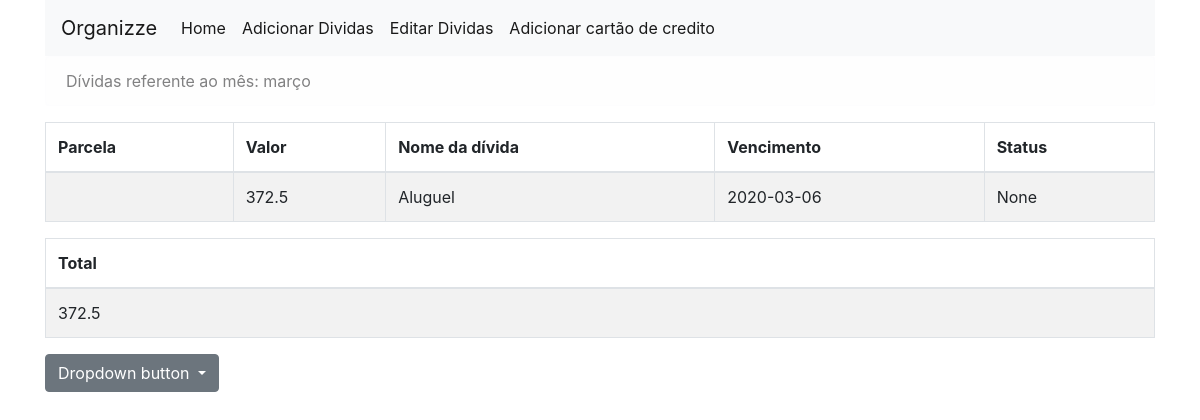
Before: / with the older database file.
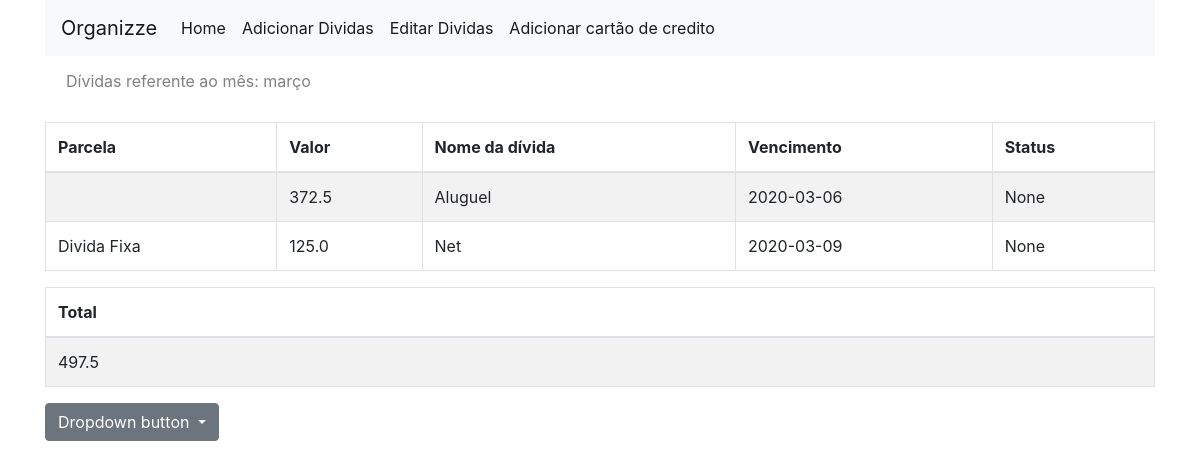
After: the same page with the newer database file.
### tables this page shows
CREATE TABLE "dados" (
	"nome"	TEXT,
	"parcelas"	INTEGER,
	"valor"	TEXT,
	"vencimento"	TEXT,
	"status"	TEXT,
	"fixa"	TEXT,
	"id_divida"	INTEGER
);

### Flask_app.py (the view)
@app.route('/',methods=['POST','GET'])
def index():
    form = fields()
    name = conn.select_db()
    msg = 'Dívidas referente ao mês: '+ funcoes.meses(name[2])
    return render_template('home.html', form=form, msg=msg, names=name[0], total=name[1])

### conn.py (called while the page is built)
def select_db():
    with sql.connect("database.db") as con:
        cur = con.cursor()
        mes = str(datetime.datetime.now().month).zfill(2)
        cur.execute("SELECT * FROM dados")
        dados = cur.fetchall()
        cur.execute("SELECT * FROM dados_cartao")
        dados_mes = [x for x in dados if x[3][5:7] == mes]
        total = str(sum([float(x[2]) for x in dados_mes]))
    return [dados_mes, total, mes]

### funcoes.py (called while the page is built)
def meses(numero_mes):
    dict_meses = {
        '01': 'janeiro',
        '02': 'fevereiro',
        '03': 'março',
        '04': 'abril',
        '05': 'maio',
        '06': 'junho',
        '07': 'julho',
        '08': 'agosto',
        '09': 'setembro',
        '10': 'outubro',
        '11': 'novembro',
        '12': 'dezembro'
    }
    return dict_meses[numero_mes]

### templates/home.html (shortened to what this page needs)
<!DOCTYPE html>
<link rel="stylesheet" href="https://maxcdn.bootstrapcdn.com/bootstrap/4.0.0/css/bootstrap.min.css"><script src="//ajax.googleapis.com/ajax/libs/jquery/1.9.1/jquery.min.js"></script>
<html>
	<body>
		<div class="container h-100">
			<div class="col-md-15 col-md-offset-15">
				<nav class="navbar navbar-expand-lg navbar-light bg-light">
				  <a class="navbar-brand" href="#">Organizze</a>
				  <div class="collapse navbar-collapse" id="navbarNavAltMarkup">
					<div class="navbar-nav">
					  <a class="nav-item nav-link active" href="#">Home <span class="sr-only">(current)</span></a>
					  <a class="nav-item nav-link active" href="/add_divida">Adicionar Dividas</a>
					  <a class="nav-item nav-link active" href="/edit_divida">Editar Dividas</a>
					  <a class="nav-item nav-link active" href="/add_card">Adicionar cartão de credito</a>
					</div>
				  </div>
				</nav>
				<div class="alert alert-light" role="alert"> {{ msg }} </div>
				<table id="example" class="table table-striped table-bordered">
					<thead>
						<tr>
						  <th scope="col">Parcela</th>
						  <th scope="col">Valor</th>
						  <th scope="col">Nome da dívida</th>
						  <th scope="col">Vencimento</th>
						  <th scope="col">Status</th>
						</tr>
					</thead>
					<tbody>
						{% for name in names %}
							<tr>
							  <td>{{name[1]}}</td>
							  <td>{{name[2]}}</td>
							  <td>{{name[0]}}</td>
							  <td>{{name[3]}}</td>
							  <td>{{name[4]}}</td>
							</tr>
						{% endfor %}
					</tbody>
				</table>
				<table class="table table-striped table-bordered">
				<thead>
					<tr>
					  <th scope="col">Total</th>
					</tr>
				</thead>
				<tbody>
						<tr>
						  <td>{{total}}</td>
						</tr>
				</tbody>
				</table>
				<div class="dropdown">
				<button class="btn btn-secondary dropdown-toggle" type="button" id="dropdownMenuButton" data-toggle="dropdown" aria-haspopup="true" aria-expanded="false">
					Dropdown button
				</button>
				</div>
			</div>
		</div>
	</body>
</html>

Changed rows visible on the page:
added dados: parcelas "Divida Fixa", valor "125.0", nome "Net", vencimento "2020-03-09", name "None"
Other visible differences:
{{ total }}: "372.5" → "497.5"
